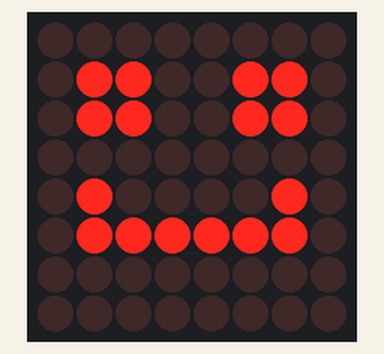
A sketch run on a simulated Arduino Uno, built with avr-gcc and run on an emulated ATmega328P. Shown: 8×8 LED matrix.

Above: at 0.1 s.
At 9.1 s:
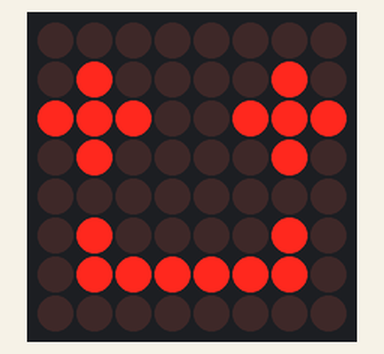
At 12.1 s:
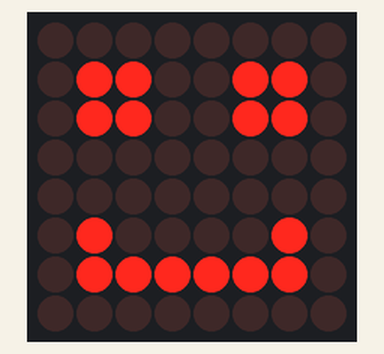
At 18.1 s:
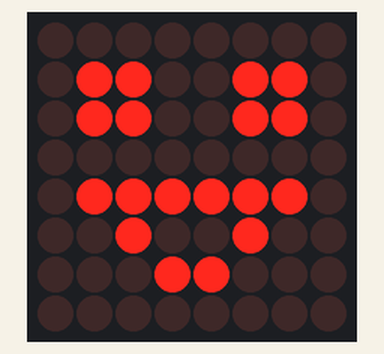
At 27.1 s:
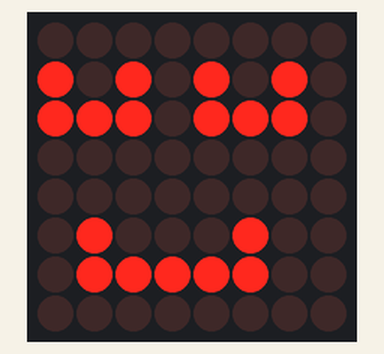
At 36.1 s:
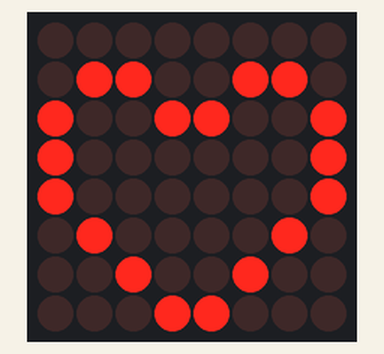

The sketch:

robot_matrix_love.ino
```cpp
#include <Wire.h>
#include "Adafruit_LEDBackpack.h"
#include "Adafruit_GFX.h"

Adafruit_8x8matrix matrix = Adafruit_8x8matrix();

static uint8_t __attribute__ ((progmem)) man1[] = {0x00, 0x66, 0x66, 0x00, 0x00, 0x7E, 0x00, 0x00};//无表情
static uint8_t __attribute__ ((progmem)) women2[] = {0x00, 0x66, 0x66, 0x00, 0x42, 0x7E, 0x00, 0x00};//微笑

static uint8_t __attribute__ ((progmem)) man3[] = {0x00, 0x00, 0x66, 0x00, 0x18, 0x24, 0x18, 0x00}; //惊讶
static uint8_t __attribute__ ((progmem)) women3[] = {0x00, 0x66, 0x66, 0x00, 0x42, 0x7E, 0x00, 0x00};//微笑

static uint8_t __attribute__ ((progmem)) man4[] = {0x00, 0x44, 0xEE, 0x44, 0x00, 0x38, 0x28, 0x38}; //星星眼
static uint8_t __attribute__ ((progmem)) women4[] = {0x00, 0xAA, 0xEE, 0x00, 0x00, 0x44, 0x7C, 0x00}; //害羞眼

static uint8_t __attribute__ ((progmem)) man5[] = {0x00, 0x66, 0xFF, 0xFF, 0xFF, 0x7E, 0x3C, 0x18}; //示好
static uint8_t __attribute__ ((progmem)) women5[] = {0x00, 0x42, 0xE7, 0x42, 0x00, 0x42, 0x7E, 0x00}; //开心

static uint8_t __attribute__ ((progmem)) man6[] = {0x00, 0x6C, 0x6C, 0x00, 0x00, 0x44, 0x38, 0x00}; //示好
static uint8_t __attribute__ ((progmem)) women6[] = {0x00, 0x66, 0x66, 0x00, 0x00, 0x42, 0x7E, 0x00}; //开心

static uint8_t __attribute__ ((progmem)) man7[] = {0x00, 0x66, 0x66, 0x00, 0x7E, 0x3C, 0x18, 0x00}; //示好
static uint8_t __attribute__ ((progmem)) women7[] = {0x00, 0x66, 0x99, 0x81, 0x81, 0x42, 0x24, 0x18}; //开心

static uint8_t __attribute__ ((progmem)) man8[] = {0x00, 0x66, 0x66, 0x00, 0x7E, 0x3C, 0x18, 0x00}; //示好
static uint8_t __attribute__ ((progmem)) women8[] = {0x00, 0x66, 0x66, 0x00, 0x7E, 0x24, 0x18, 0x00}; //开心

static uint8_t __attribute__ ((progmem)) man9[] = {}; //示好
static uint8_t __attribute__ ((progmem)) women9[] = {}; //开心


void setup() {
  Serial.begin(9600);
  matrix.begin(0x70);
}

void loop() {

//  vosetimg(man1, LED_ON, 3000);
//  vosetimg(man3, LED_ON, 3000);
//  vosetimg(man4, LED_ON, 3000);
//  vosetimg(man5, LED_ON, 3000);
//  vosetimg(man6, LED_ON, 3000);
//  vosetimg(man7, LED_ON, 3000);
//  vosetimg(man8, LED_ON, 3000);

  vosetimg(women2, LED_ON, 3000);
  vosetimg(women3, LED_ON, 3000);
  vosetimg(women4, LED_ON, 3000);
  vosetimg(women5, LED_ON, 3000);
  vosetimg(women6, LED_ON, 3000);
  vosetimg(women7, LED_ON, 3000);
  vosetimg(women8, LED_ON, 3000);

}

void vosetimg(const uint8_t *bitmap, int Color, int time)
{
  matrix.clear();
  matrix.setRotation(0);
  matrix.drawBitmap(0, 0, bitmap, 8, 8, Color);
  matrix.writeDisplay();
  delay(time);
}

void clean(int time)
{
  matrix.clear();
  matrix.writeDisplay();
  delay(time);
}
```

Measured:
- what the display in image 1 shows lasts 3.0 s, from 9.0 s to 12.0 s
